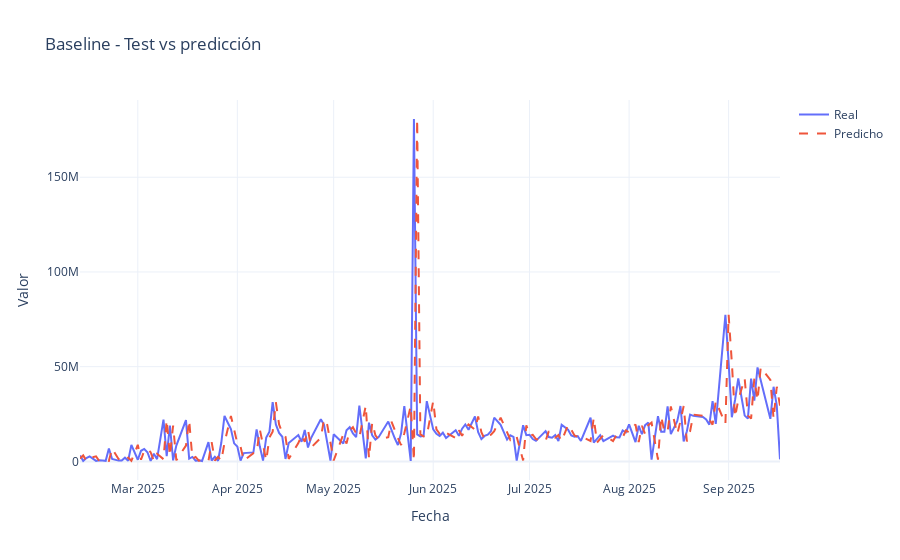

The cell this chart's notebook holds for it:
### Markdown cell above
## 8. Modelo baseline ingenuo (último valor)

### Code cell
class NaiveLastValueModel:
    def fit(self, X, y=None):
        return self
    def predict(self, X):
        X = np.asarray(X)
        return X[:, -1:].copy()

baseline = NaiveLastValueModel().fit(X_train, y_train)

y_test_pred_baseline_scaled = baseline.predict(X_test).reshape(-1)
y_test_true_scaled = y_test.reshape(-1)

y_test_true = scaler.inverse_transform(y_test_true_scaled.reshape(-1, 1)).reshape(-1)
y_test_pred_baseline = scaler.inverse_transform(y_test_pred_baseline_scaled.reshape(-1, 1)).reshape(-1)

metrics_base = regression_metrics(y_test_true, y_test_pred_baseline)
print('Baseline – métricas test:', metrics_base)

fig = plot_history_vs_pred(test_dates, y_test_true, y_test_pred_baseline,
                           title='Baseline - Test vs predicción')
fig.show()

### Figure 1 — Plotly figure (JSON) as saved in the notebook; plotly's stock layout.template omitted (floating-point values rounded to 4 significant figures; data arrays with more than 128 entries replaced by an {"elided": "..."} marker saying what was removed)
{"data": [{"mode": "lines", "name": "Real", "type": "scatter", "x": {"elided": "176 str values"}, "y": {"elided": "176 float values"}}, {"line": {"dash": "dash"}, "mode": "lines", "name": "Predicho", "type": "scatter", "x": {"elided": "176 str values"}, "y": {"elided": "176 float values"}}], "layout": {"title": {"text": "Baseline - Test vs predicción"}, "xaxis": {"title": {"text": "Fecha"}}, "yaxis": {"title": {"text": "Valor"}}}}
